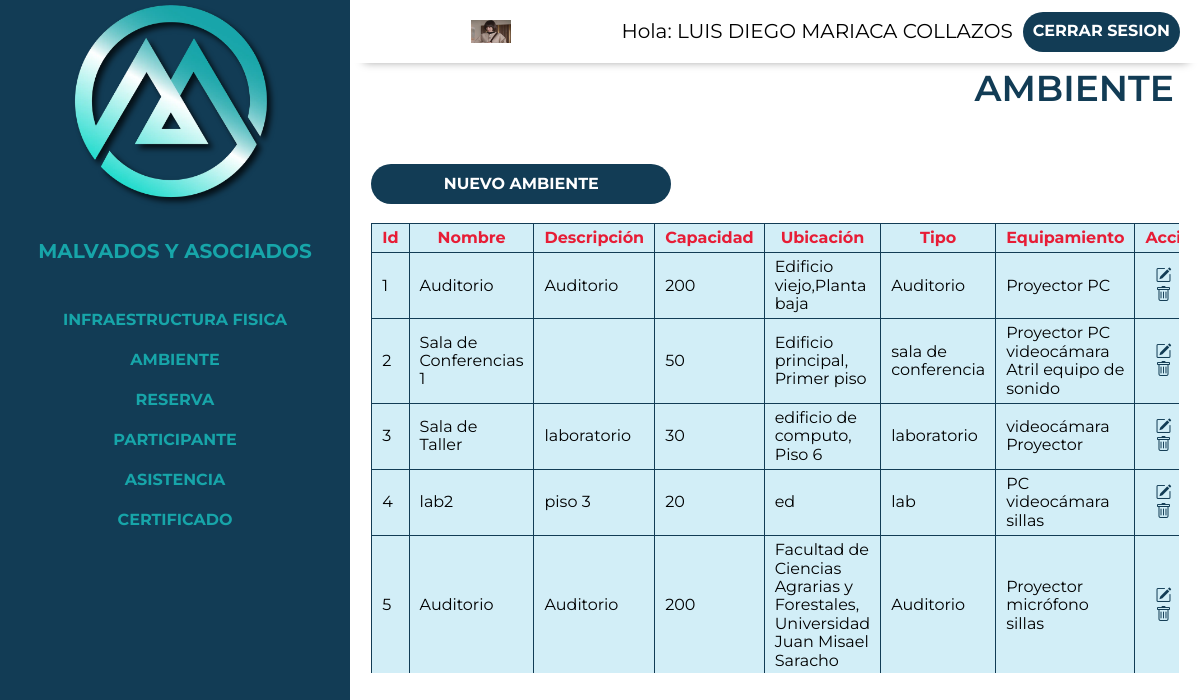
Screenshot of /control/ambiente.php (signed in) with the database file from the repository.
### tables this page shows
CREATE TABLE `usuario` (
  `id_usuario` int(20) NOT NULL,
  `nombre` varchar(60) NOT NULL,
  `apPaterno` varchar(50) NOT NULL,
  `apMaterno` varchar(50) NOT NULL,
  `email` varchar(60) NOT NULL,
  `password` char(60) DEFAULT NULL,
  `estado` varchar(60) DEFAULT NULL,
  `identidad` varchar(60) NOT NULL,
  `foto` varchar(200) DEFAULT NULL,
  `usuario` varchar(50) DEFAULT NULL,
  `celular` varchar(20) DEFAULT NULL,
  `fechaRegistro` date DEFAULT NULL,
  `token` varchar(50) DEFAULT NULL
);

CREATE TABLE `ambiente` (
  `id_ambiente` int(11) NOT NULL,
  `nombre` varchar(255) NOT NULL,
  `descripcion` text DEFAULT NULL,
  `capacidad` int(255) DEFAULT NULL,
  `ubicacion` varchar(255) DEFAULT NULL,
  `tipo` varchar(255) DEFAULT NULL
);

CREATE TABLE `infraestructura` (
  `id_infraestructura` int(20) NOT NULL,
  `nombre` varchar(255) NOT NULL,
  `tipo` varchar(255) NOT NULL,
  `estado` varchar(255) DEFAULT NULL,
  `descripcion` varchar(255) DEFAULT NULL
);

### control/ambiente.php (the view, shortened to what this page needs)
<?php require'includes/header.php'?>
<?php
    include("../app/conexion.php");
    $sql="select *from Ambiente";
    $resultado=mysqli_query($conectar,$sql);
?>
<div class="contenedor">
    <div class="listar ">
        <h2 >Ambiente</h2>
        <div class="botton infraestructura">
            <a href="crear-ambiente.php">Nuevo Ambiente</a>
        </div>
    </div>
    <br/>
    <div class="tlis">
            <table >
                <thead>
                    <tr>
                        <th data-titulo="Id:">Id</th>
                        <th data-titulo="Nombre:">Nombre</th>
                        <th data-titulo="Descripcion:">Descripción</th>
                        <th data-titulo="Capacidad:">Capacidad</th>
                        <th data-titulo="Ubicación:">Ubicación</th>
                        <th data-titulo="Tipo:">Tipo</th>
                        <th data-titulo="Equipamiento:">Equipamiento</th>
                        <th data-titulo="Acción:">Accion</th>
                    </tr>
                </thead>
                <tbody>
                     <?php
                            while($filas=mysqli_fetch_assoc($resultado)){
                        ?>
                    <tr>
                        <td data-titulo="Id:"><?php echo $filas['id_ambiente']?></td>
                        <td data-titulo="Nombre:"><?php echo $filas['nombre']?></td>
                        <td data-titulo="Descripción:"><?php echo $filas['descripcion']?></td>
                        <td data-titulo="Caacidad:"><?php echo $filas['capacidad']?></td>
                        <td data-titulo="Ubicación:"><?php echo $filas['ubicacion']?></td>
                        <td data-titulo="Tipo:"><?php echo $filas['tipo']?></td>
                        <td data-titulo="Equipamiento:"><?php
                            $id2=$filas['id_ambiente'];
                          $sq= " SELECT ambiente.id_ambiente AS nombre_ambiente, infraestructura.nombre AS nombre_infraestructura FROM ambiente INNER JOIN equipamiento ON ambiente.id_ambiente = equipamiento.id_ambiente INNER JOIN infraestructura ON equipamiento.id_infraestructura = infraestructura.id_infraestructura ORDER BY ambiente.id_ambiente;";
                          $re=mysqli_query($conectar,$sq);
                          while($fil=mysqli_fetch_assoc($re)){
                            if($fil['nombre_ambiente']==$id2){
                               echo $fil['nombre_infraestructura'];
                            }
                            else{
                            }
                          }
                        ?></td>
                        <td data-titulo="Acción:">
                            <?php echo"<a href='editar-ambiente.php?id_ambiente=".$filas['id_ambiente']."'><i id='icon' class='bi bi-pencil-square'></i></a>"; ?>
                            <?php echo"<a href='eliminar-ambiente.php?id_ambiente=".$filas['id_ambiente']."'><i  id='icon' class='bi bi-trash'></i></</a>";?>
                        </td>
                    </tr>
                    <?php
                    }
                    ?>
                </tbody>
            </table>
         </div>
    </div>
</div>
<?php require 'includes/footer.php' ?>

### control/includes/header.php (shortened to what this page needs)
<!DOCTYPE html>
<html lang="en">
<head>
    <link rel="stylesheet" href="https://cdn.jsdelivr.net/npm/bootstrap-icons@1.10.4/font/bootstrap-icons.css">
    <link rel="stylesheet" href="../build/css/app.css">
    <link href="https://cdn.jsdelivr.net/npm/select2@4.1.0-rc.0/dist/css/select2.min.css" rel="stylesheet" />
</head>
<body>
<div class="dashboard">
    <aside class="sidebar">
        <div class="logo-principal">
            <img  loading="lazy"  width="40" heigth="30" src="../build/img/control/logo.webp" alt="desdeaqui">
            <a href="index.php"><h3>  Malvados y Asociados </h3></a>
        </div>
        <nav class="sidebar-nav flex">
            <a href="infraestructura.php">Infraestructura Fisica</a>
            <a href="ambiente.php">Ambiente</a>
            <a href="reserva.php">Reserva</a>
            <a href="participante.php">Participante</a>
            <a href="asistencia.php">Asistencia</a>
                <a href="certificado.php">Certificado</a>
        </nav>
    </aside>
    <div class="principal">
        <div class="barra flex">
            <img src="../build/img/control/sara.webp"  style="width:40px;height:23px;" class="rounded-pill">
            <p>Hola: <span>
                <?php
                $id=$_SESSION['id'];
                include("../app/conexion.php");
                $sql="select nombre, apPaterno, apMaterno from usuario where id_usuario='$id'";
                $resultado=mysqli_query($conectar,$sql);
                $filas=mysqli_fetch_assoc($resultado);
                 echo $filas['nombre'].' '.$filas['apPaterno'].' '.$filas['apMaterno'];
                ?>
                </span></p>
            <a href="../login/cerrar_session.php" class="cerrar-sesion">Cerrar Sesion</a>
        </div>

### build/css/app.css (style rules this page uses)
html { box-sizing:border-box;font-size:62.5% }
*,:after,:before { box-sizing:inherit }
body { font-family:Montserrat,sans-serif;font-size:1.6rem }
p { color:#000;font-size:2rem }
.contenedor { margin:0 auto;max-width:120rem;width:95% }
a { text-decoration:none }
h1,h2,h3 { margin:0 0 5rem }
h2 { font-size:3.6rem }
h3 { font-size:3rem }
img { display:block;height:auto;margin:0 auto;max-width:60%;width:80% }
html { -webkit-text-size-adjust:100%;line-height:1.15 }
body { margin:0 }
a { background-color:transparent }
img { border-style:none }
.dashboard { background-color:#fff }
@media (min-width:768px) { .dashboard { display:flex;height:100vh } }
.dashboard .principal { flex:1 }
.sidebar { background-color:#123c55;width:100% }
@media (min-width:768px) { .sidebar { max-width:35rem } }
.sidebar h3 { color:#17a5a9;font-size:2rem;margin:0;padding:2rem;text-align:left }
.sidebar .sidebar-nav { flex-direction:column;margin-top:5rem }
.sidebar .sidebar-nav a { color:#17a5a9;font-weight:700;padding:1rem;text-align:left;transition-duration:.3s;transition-property:background-color;width:100% }
.barra { background-color:#fff;box-shadow:1px 12px 9px -13px rgba(0,0,0,.4);justify-content:flex-end;padding:1rem 2rem;transition-duration:.3s;transition-property:background-color }
.barra p { margin:1rem }
.listar h2 { color:#123c55;padding:.5rem;text-align:end;text-transform:uppercase }
.barra a { background-color:#123c55;border-radius:5rem }
a { align-items:center;color:#fff;display:grid;font-weight:700;height:4rem;justify-content:center;padding:1rem;text-transform:uppercase;transition-duration:.3s;transition-property:background-color }
.botton { background-color:#123c55;border-radius:5rem;margin-top:0;text-align:center }
@media (min-width:768px) { .botton { max-width:40rem;width:20rem } }
@media (min-width:992px) { .botton { max-width:40rem;width:30rem } }
.listar a { color:#fff }
.tlis a { color:#123c55;display:inline }
.flex { align-items:center;display:flex }
.tlis { max-height:45rem;overflow:scroll }
table { background:#d2eef7;border-collapse:collapse }
table thead { color:#e71d36 }
td,th { border:1px solid #123c55;padding:5px 10px }
@media (min-width:992px) { table { display:table;width:90% } }
h2 { font-weight:600 }

### rows the page displays
usuario: nombre "LUIS DIEGO", apPaterno "MARIACA", apMaterno "COLLAZOS"
ambiente: id_ambiente "1", nombre "Auditorio", descripcion "Auditorio", capacidad "200", ubicacion "Edificio viejo,Planta baja", tipo "Auditorio", infraestructura.nombre "Proyector", infraestructura.nombre "PC"
ambiente: id_ambiente "2", nombre "Sala de Conferencias 1", capacidad "50", ubicacion "Edificio principal, Primer piso", tipo "sala de conferencia", infraestructura.nombre "Proyector", infraestructura.nombre "PC", infraestructura.nombre "videocámara", infraestructura.nombre "Atril", infraestructura.nombre "equipo de sonido"
ambiente: id_ambiente "3", nombre "Sala de Taller", descripcion "laboratorio", capacidad "30", ubicacion "edificio de computo, Piso 6", tipo "laboratorio", infraestructura.nombre "videocámara", infraestructura.nombre "Proyector"
ambiente: id_ambiente "4", nombre "lab2", descripcion "piso 3", capacidad "20", ubicacion "ed", tipo "lab", infraestructura.nombre "PC", infraestructura.nombre "videocámara", infraestructura.nombre "sillas"
ambiente: id_ambiente "5", nombre "Auditorio", descripcion "Auditorio", capacidad "200", ubicacion "Facultad de Ciencias Agrarias y Forestales, Universidad Juan Misael Saracho", tipo "Auditorio", infraestructura.nombre "Proyector", infraestructura.nombre "micrófono", infraestructura.nombre "sillas"
